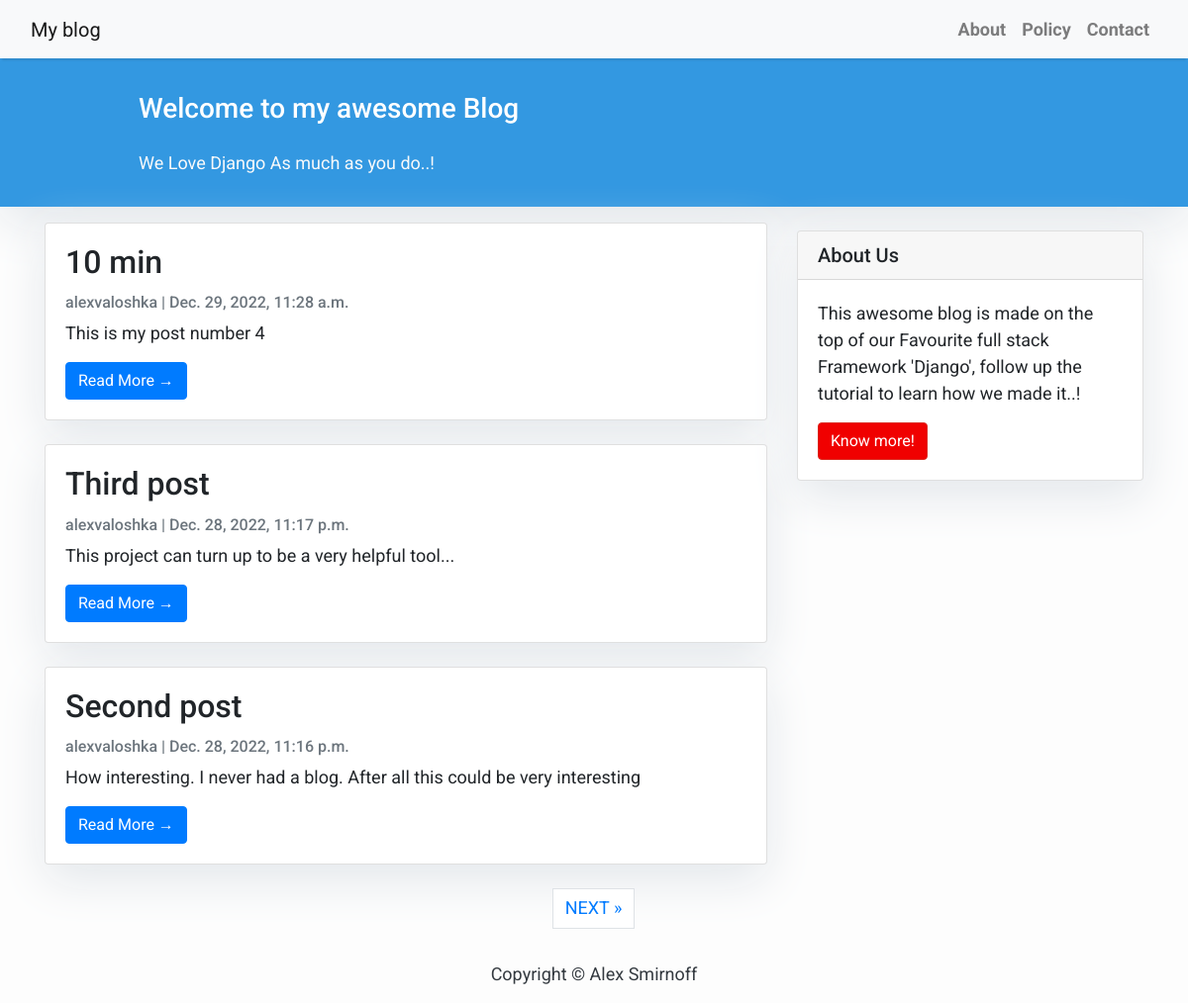
Before: / with the older database file.
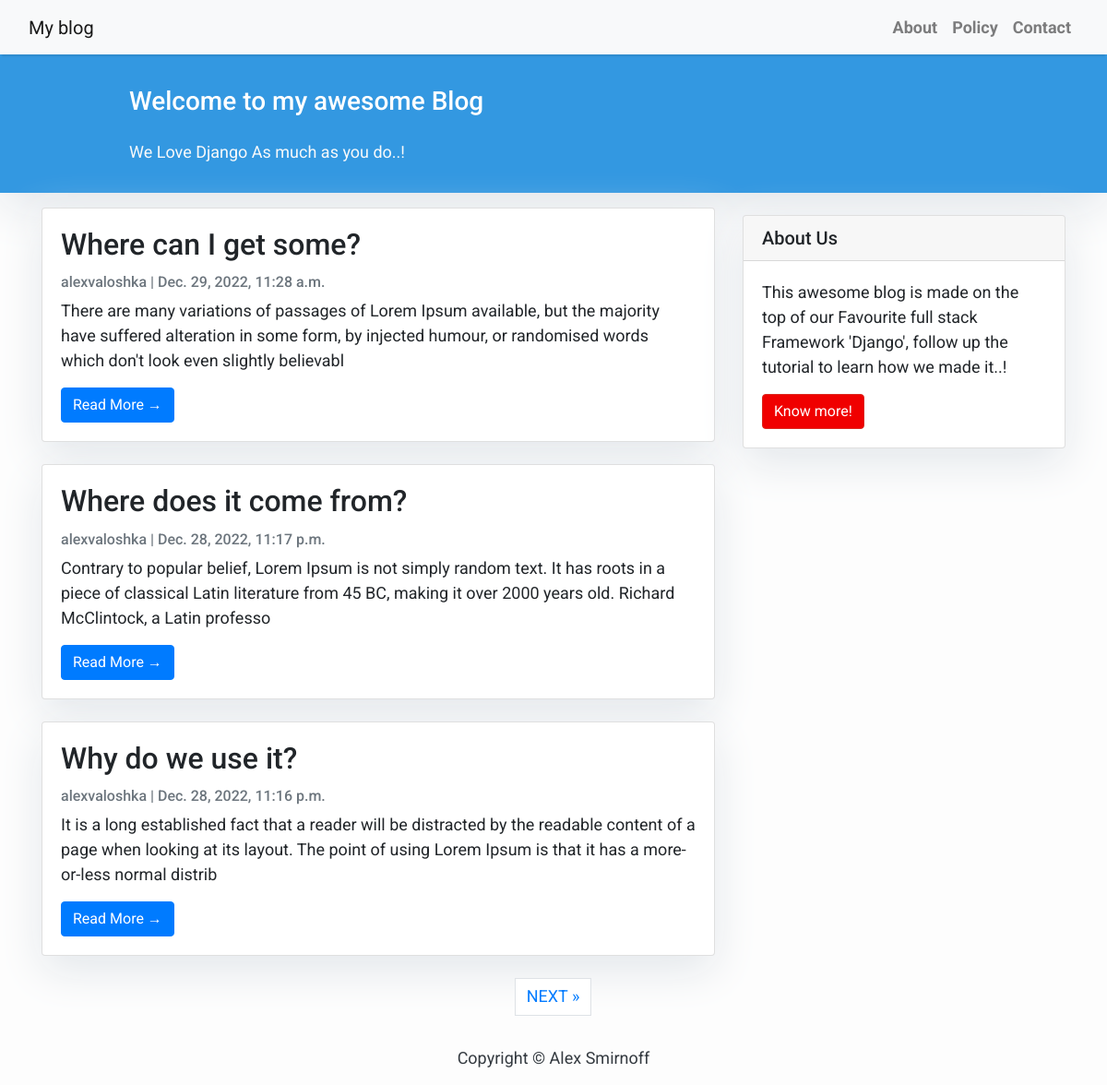
After: the same page with the newer database file.
### application/models.py (models this page shows, shortened)
class Post(models.Model):
    title = models.CharField(max_length=200, unique=True)
    slug = models.SlugField(max_length=200, unique=True)
    author = models.ForeignKey(User, on_delete= models.CASCADE,related_name='blog_posts')
    updated_on = models.DateTimeField(auto_now= True)
    content = models.TextField()
    created_on = models.DateTimeField(auto_now_add=True)
    status = models.IntegerField(choices=STATUS, default=0)
    class Meta:
        ordering = ['-created_on']

### application/views.py (the view)
# urls.py: path('', views.PostList.as_view(), name='home'),
class PostList(generic.ListView):
    queryset = Post.objects.filter(status=1).order_by('-created_on')
    template_name = 'index.html'
    paginate_by = 3

### application/templates/index.html (shortened to what this page needs)
{% extends "base.html" %}
{% block content %}
<header class="masthead">
    <div class="container">
        <div class="row">
            <div class=" col-md-8 col-md-10 mx-auto">
                <div class="site-heading">
                    <h3 class=" site-heading my-4 mt-3 text-white"> Welcome to my awesome Blog </h3>
                    <p class="text-light">We Love Django As much as you do..! &nbsp
                    </p>
                </div>
            </div>
        </div>
    </div>
</header>
<div class="container">
    <div class="row">
        <div class="col-md-8 mt-3 left">
            {% for post in post_list %}
            <div class="card mb-4">
                <div class="card-body">
                    <h2 class="card-title">{{ post.title }}</h2>
                    <p class="card-text text-muted h6">{{ post.author }} | {{ post.created_on}} </p>
                    <p class="card-text">{{post.content|slice:":200" }}</p>
                    <a href="{% url 'post_detail' post.slug  %}" class="btn btn-primary">Read More &rarr;</a>
                </div>
            </div>
            {% endfor %}
        </div>
        {% block sidebar %} {% include 'sidebar.html' %} {% endblock sidebar %}
    </div>
</div>
{% if is_paginated %}
  <ul class="pagination justify-content-center">
    {% if page_obj.has_next %}
    <li><a href="?page={{ page_obj.next_page_number }}" class="page-link"> NEXT &raquo;</a></li>
    {% endif %}
  </ul>
{% endif %}
{%endblock%}

### application/templates/base.html (shortened to what this page needs)
{% load static %}
<!DOCTYPE html>
<html>
    <head>
        <link rel="stylesheet" href="https://maxcdn.bootstrapcdn.com/bootstrap/4.0.0/css/bootstrap.min.css"
 />
        <link rel="stylesheet" href="{% static 'css/base.css' %}">
    </head>
    <body>
        <nav class="navbar navbar-expand-lg navbar-light bg-light shadow" id="mainNav">
            <div class="container-fluid">
                <a class="navbar-brand" href="{% url 'home' %}">My blog</a>
                <div class="collapse navbar-collapse" id="navbarResponsive">
                    <ul class="navbar-nav ml-auto">
                        <li class="nav-item text-black">
                            <a class="nav-link text-black font-weight-bold" href="#">About</a>
                        </li>
                        <li class="nav-item text-black">
                            <a class="nav-link text-black font-weight-bold" href="#">Policy</a>
                        </li>
                        <li class="nav-item text-black">
                            <a class="nav-link text-black font-weight-bold" href="#">Contact</a>
                        </li>
                    </ul>
                </div>
            </div>
        </nav>
        {% block content %}{% endblock content %}
        <footer class="py-3 bg-grey">
            <p class="m-0 text-dark text-center ">Copyright &copy; Alex Smirnoff</p>
        </footer>
    </body>
</html>

### application/templates/sidebar.html (shortened to what this page needs)
{% block sidebar %}
<div class="col-md-4 float-right ">
<div class="card my-4">
        <h5 class="card-header">About Us</h5>
    <div class="card-body">
        <p class="card-text"> This awesome blog is made on the top of our Favourite full stack Framework 'Django', follow up the tutorial to learn how we made it..!</p>
        <a href="https://djangocentral.com/building-a-blog-application-with-django"
           class="btn btn-danger">Know more!</a>
    </div>
</div>
</div>
{% endblock sidebar %}

### static/css/base.css (style rules this page uses)
body { font-family: "Roboto", sans-serif; font-size: 17px; background-color: #fdfdfd; }
.shadow { box-shadow: 0 4px 2px -2px rgba(0, 0, 0, 0.1); }
.btn-danger { color: #fff; background-color: #f00000; border-color: #dc281e; }
.masthead { background: #3398E1; height: auto; padding-bottom: 15px; box-shadow: 0 16px 48px #E3E7EB; padding-top: 10px; }

### application/templates/index.html (style rules this page uses)
body { font-family: "Roboto", sans-serif; font-size: 18px; background-color: #fdfdfd; }
.card { box-shadow: 0 16px 48px #E3E7EB; }

### application/templates/sidebar.html (style rules this page uses)
.card { box-shadow: 0 16px 48px #E3E7EB; }

Changed rows visible on the page:
changed Post: title "10 min" → "Where can I get some?"; content "This is my post number 4" → "There are many variations of passages of Lorem Ipsum available, but the majority have suffered alteration in some form, by injected humour, or randomised words which don't look even slightly believabl"
changed Post: title "Third post" → "Where does it come from?"; content "This project can turn up to be a very helpful tool..." → "Contrary to popular belief, Lorem Ipsum is not simply random text. It has roots in a piece of classical Latin literature from 45 BC, making it over 2000 years old. Richard McClintock, a Latin professo"
changed Post: title "Second post" → "Why do we use it?"; content "How interesting. I never had a blog. After all this could be very interesting" → "It is a long established fact that a reader will be distracted by the readable content of a page when looking at its layout. The point of using Lorem Ipsum is that it has a more-or-less normal distrib"
